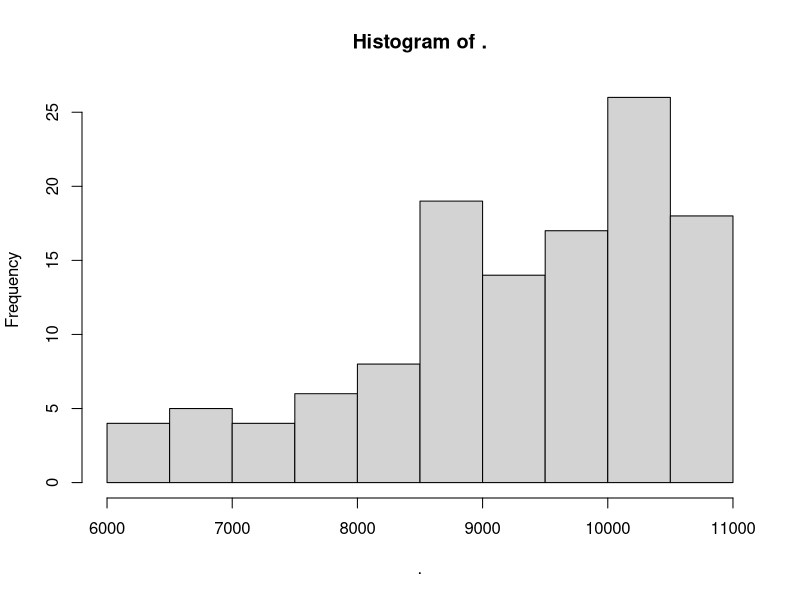
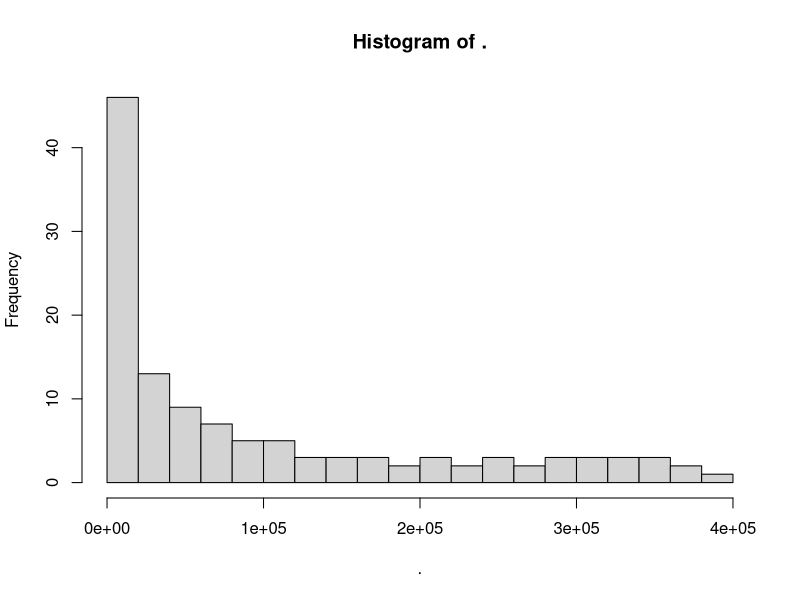
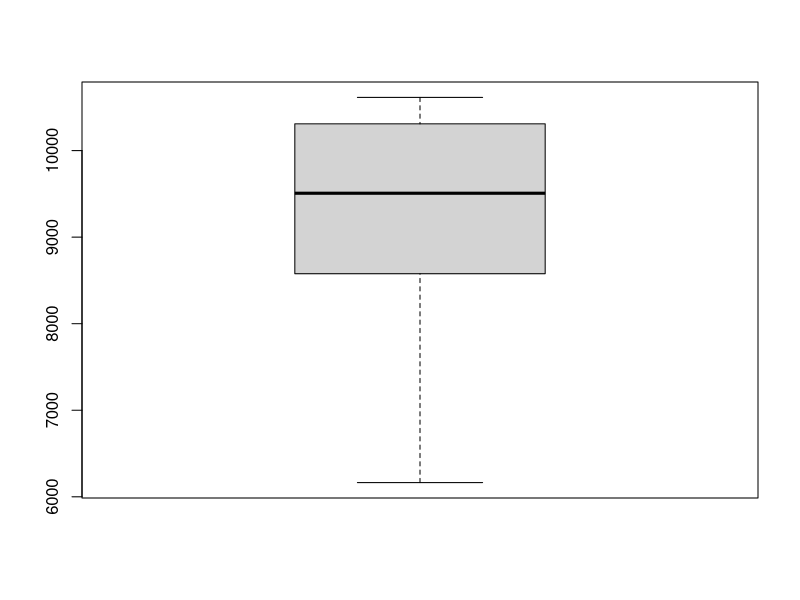
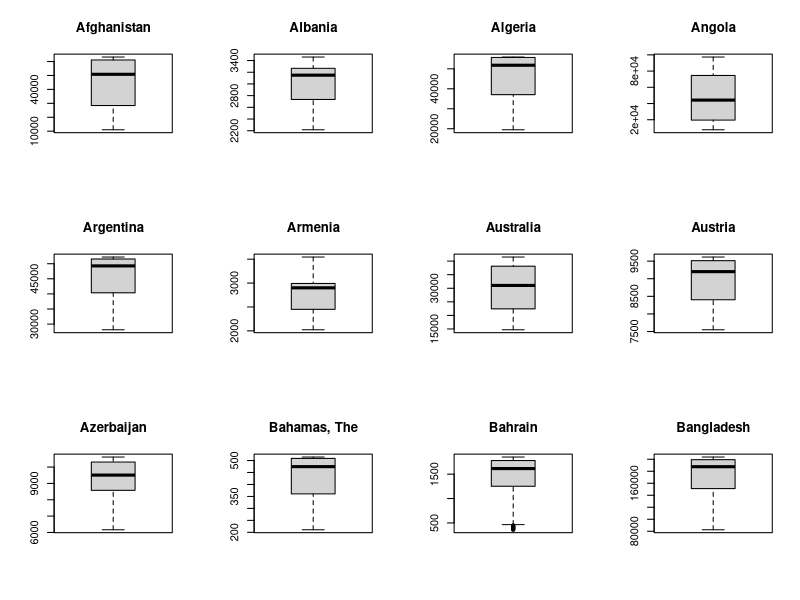
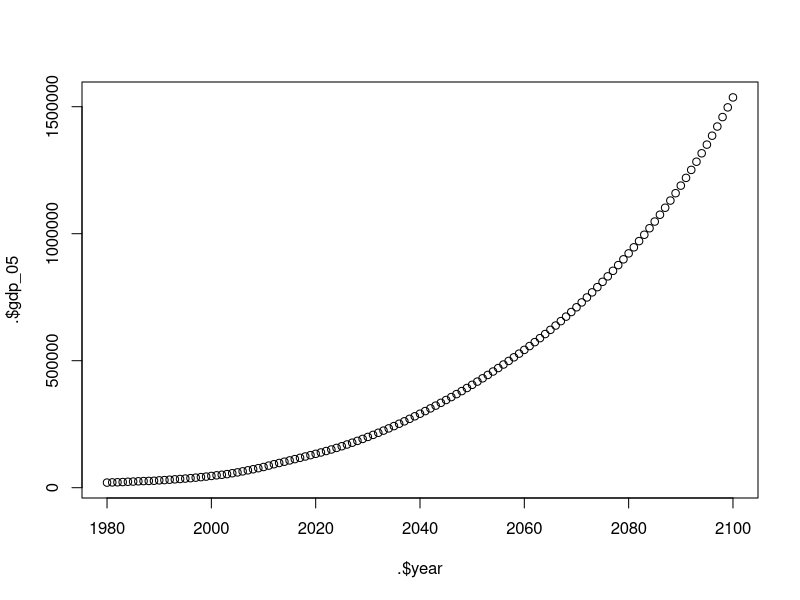
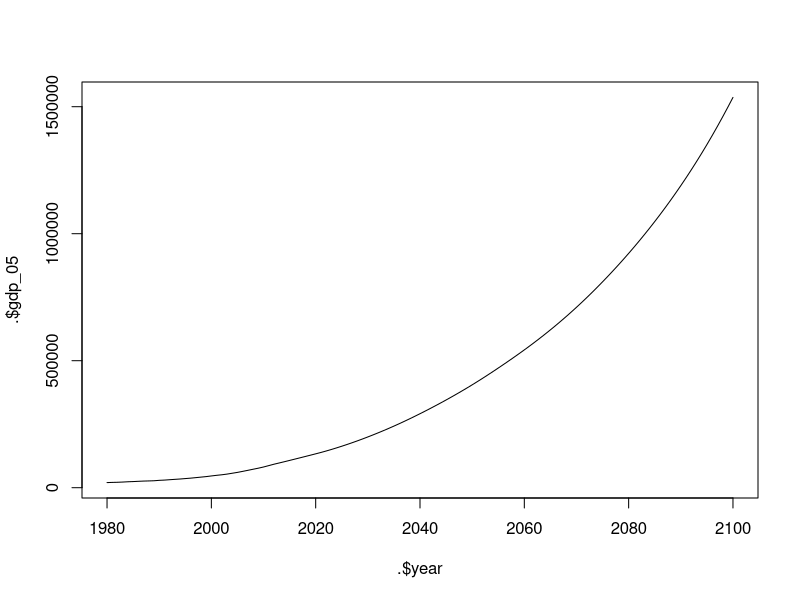
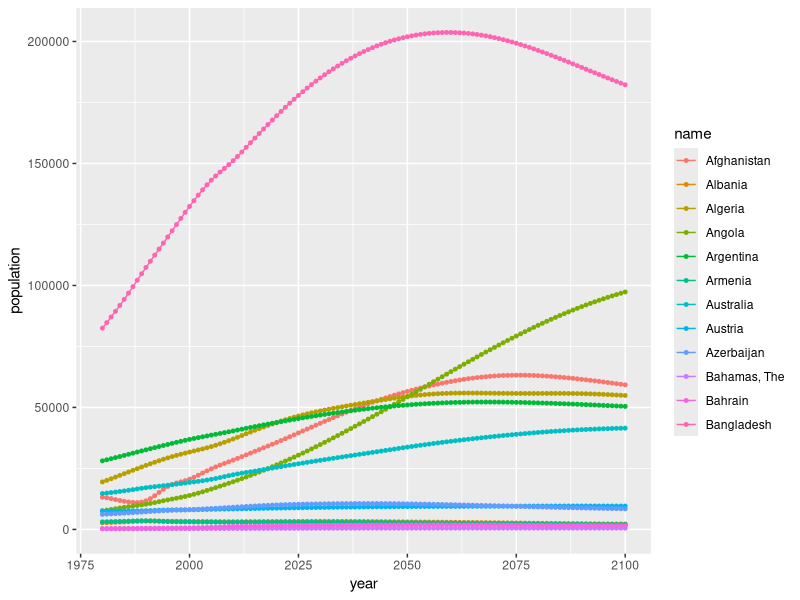
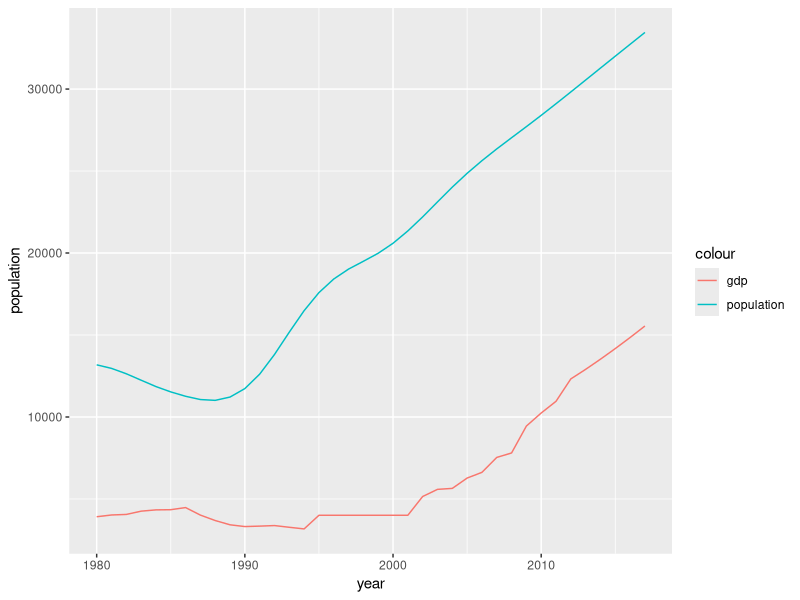

Generate these figures, in order, with R:
library(tidyverse)

econ = readxl::read_xlsx("w4/data/econmap.xlsx", 1)

# HISTOGRAM -------------------------------------------------------------------
econ %>%
    filter(name == "Azerbaijan") %>% 
    pull(population) %>%
    hist()

econ %>%
    filter(name == "Azerbaijan") %>% 
    pull(gdp_cap) %>% 
    hist(breaks = 25)

# BOXPLOT ---------------------------------------------------------------------
econ %>%
    filter(name == "Azerbaijan") %>% 
    pull(population) %>% 
    boxplot()

# a little fun with vectorisation
# prepare the plotting function
pop_box = function(x) {
    boxplot(x$population)
    title(unique(x$name))
}

# number of plots and organisation
length(unique(econ$name))
par(mfrow = c(3,4))

# vectorise
econ %>% 
    select(name, population) %>% 
    split(.$name) %>% 
    walk(.,pop_box)

par(mfrow = c(1,1))

# SCATTER PLOT ----------------------------------------------------------------
econ %>% 
    filter(name == "Bangladesh") %>% 
    {plot(x = .$year, y = .$gdp_05)}

econ %>% 
    filter(name == "Bangladesh") %>% 
    {plot(x = .$year, y = .$gdp_05, type = "l")}

#~~~~~~~~~~~~~~~~~~~~~~~~~~~~~~~~~~~~~~~~~~~~~~~~~~~~~~~~~~~~~~~~~~~~~~~~~~~~~~
########### GGPLOT2 ########### -----------------------------------------------
#~~~~~~~~~~~~~~~~~~~~~~~~~~~~~~~~~~~~~~~~~~~~~~~~~~~~~~~~~~~~~~~~~~~~~~~~~~~~~~
library(ggplot2)

econ %>% 
    ggplot(aes(x = year, y = population, color = name)) +
    geom_line() +
    geom_point(size = 1)

# COMPARING TRENDS ------------------------------------------------------------
## UGLY
econ %>% 
    filter(name == "Afghanistan", year < 2018) %>% 
    
    ggplot(aes(year, population, col = "population")) + 
    geom_line() +
    geom_line(aes(y = gdp_05, col = "gdp"))

## BAD
econ %>% 
    filter(name == "Afghanistan", year < 2018) %>% 
    select(name, year, population, gdp_05) %>% 
    gather("metric", "value", population:gdp_05) %>% 
    
    ggplot(aes(year, value, color = metric)) + 
    geom_line()


## BUT !!!
econ %>% 
    filter(name == "Afghanistan", year < 2018) %>% 
    
    ggplot(aes(year, gdp_05)) + 
    geom_line()

## GOOD
econ %>% 
    filter(name == "Afghanistan", year < 2018) %>% 
    select(name, year, population, gdp_05) %>% 
    gather("metric", "value", population:gdp_05) %>% 
    group_by(metric) %>% 
    mutate(value = value/mean(value)) %>% 
    
    ggplot(aes(year, value, color = metric)) + 
    geom_line()

#~~~~~~~~~~~~~~~~~~~~~~~~~~~~~~~~~~~~~~~~~~~~~~~~~~~~~~~~~~~~~~~~~~~~~~~~~~~~~~
########### ECONOMETRICS  ########### -----------------------------------------
#~~~~~~~~~~~~~~~~~~~~~~~~~~~~~~~~~~~~~~~~~~~~~~~~~~~~~~~~~~~~~~~~~~~~~~~~~~~~~~
econ %>% 
    select(year, labor_force, savings_rate, population, gdp_cap) %>% 
    GGally::ggpairs()

## linear model
solow = 
    econ %>% 
    drop_na() %>% 
    {lm(gdp_cap ~ year + labor_force + savings_rate + population, .)}
summary(solow)

    ### or if you feel like it
X = econ %>% 
    drop_na() %>% 
    select(year, labor_force, savings_rate, population) %>% 
    mutate(int = 1) %>% 
    as.matrix()

Y = econ %>% 
    drop_na() %>%
    select(gdp_cap) %>% 
    as.matrix()

beta = solve(t(X) %*% X) %*% t(X) %*% Y

## check your residuals
lm(disp ~ ., mtcars) %>% plot()
plot(solow)

## test your model
    ### F-test
var.test(solow, lm(gdp_cap ~ year + labor_force, econ))

    ### RESET
library(lmtest)
reset(solow)

    ### Breusch-Pagan
bptest(solow)
